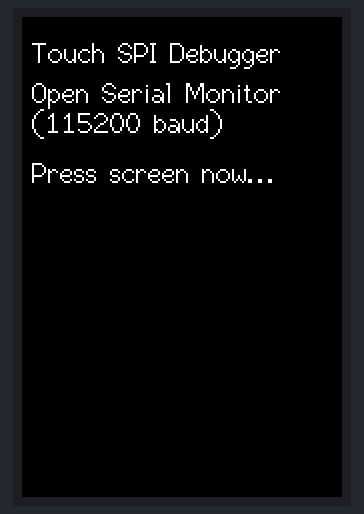
Recording of a sketch running on a simulated ESP32. Shown: 320×480 colour display. What the sketch prints to the serial monitor is not drawn.

Above: at 0.4 s.

The sketch:

touch_debug.ino
```cpp
#include <SPI.h>
#include <TFT_eSPI.h>

TFT_eSPI tft = TFT_eSPI();

void setup() {
  Serial.begin(115200);
  tft.init();

  // Set rotation to 0 (Portrait) so text fits exactly how you are holding it!
  tft.setRotation(0);
  tft.fillScreen(TFT_BLACK);

  tft.setTextColor(TFT_WHITE, TFT_BLACK);
  tft.setTextSize(2);
  tft.drawString("Touch SPI Debugger", 10, 20, 2);
  tft.drawString("Open Serial Monitor", 10, 60, 2);
  tft.drawString("(115200 baud)", 10, 90, 2);
  tft.drawString("Press screen now...", 10, 140, 2);

  Serial.println("\n\n--- Touch SPI Debugger Started ---");
  Serial.println("If all values stay at 0 or 4095 when you press, your touch wires are incorrect!");
}

void loop() {
  uint16_t x = 0, y = 0;

  // Z is raw pressure from the SPI touch chip
  uint16_t z = tft.getTouchRawZ();

  // X and Y are raw coordinates
  tft.getTouchRaw(&x, &y);

  // Print to serial monitor every 0.5 seconds
  Serial.print("Pressure (Z): ");
  Serial.print(z);
  Serial.print("\tRaw X: ");
  Serial.print(x);
  Serial.print("\tRaw Y: ");
  Serial.println(y);

  delay(500);
}
```
